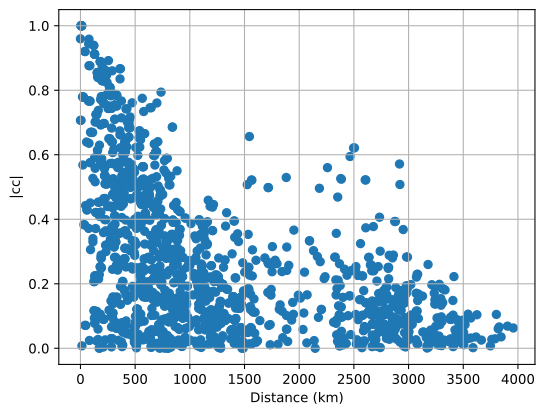

Python code for this plot:
import os
import pickle
import numpy as np

data_dir = os.path.join('..', '2024-AGU-data')
pkl_file = os.path.join(data_dir, '_results', 'cc.pkl')
with open(pkl_file, 'rb') as file:
  sorted_rows = pickle.load(file)

import matplotlib.pyplot as plt

plt.scatter(sorted_rows['dist(km)'], np.abs(sorted_rows['cc']))
plt.xlabel('Distance (km)')
plt.ylabel('|cc|')
plt.grid(True)
#plt.show()

print('Saving cc_plot.svg')
plt.savefig('cc_plot.svg', bbox_inches='tight')
plt.close()

avg_std = []
for idx, row in sorted_rows.iterrows():
  avg_std.append(np.mean([row['std_1'], row['std_2']]))

plt.scatter(avg_std, np.abs(sorted_rows['cc']))
plt.xlabel('Average standard deviation')
plt.ylabel('|cc|')
plt.grid(True)
#plt.show()

print('Saving cc_plot_std.svg')
plt.savefig('cc_plot_std.svg', bbox_inches='tight')
